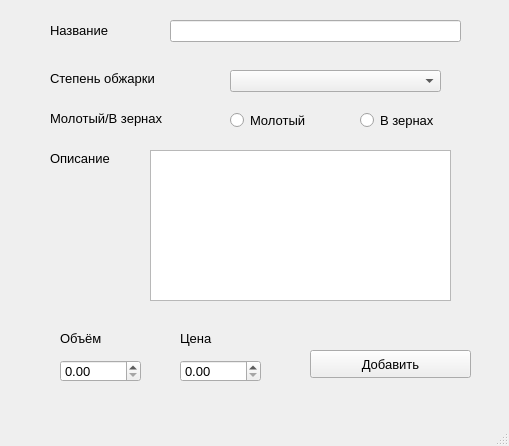
<?xml version="1.0" encoding="UTF-8"?>
<ui version="4.0">
 <class>MainWindow</class>
 <widget class="QMainWindow" name="MainWindow">
  <property name="geometry">
   <rect>
    <x>0</x>
    <y>0</y>
    <width>509</width>
    <height>446</height>
   </rect>
  </property>
  <property name="windowTitle">
   <string>MainWindow</string>
  </property>
  <widget class="QWidget" name="centralwidget">
   <widget class="QLabel" name="label">
    <property name="geometry">
     <rect>
      <x>50</x>
      <y>20</y>
      <width>91</width>
      <height>21</height>
     </rect>
    </property>
    <property name="font">
     <font>
      <pointsize>10</pointsize>
     </font>
    </property>
    <property name="text">
     <string>Название</string>
    </property>
   </widget>
   <widget class="QLineEdit" name="editsort">
    <property name="geometry">
     <rect>
      <x>170</x>
      <y>20</y>
      <width>291</width>
      <height>22</height>
     </rect>
    </property>
   </widget>
   <widget class="QLabel" name="label_4">
    <property name="geometry">
     <rect>
      <x>50</x>
      <y>110</y>
      <width>192</width>
      <height>16</height>
     </rect>
    </property>
    <property name="font">
     <font>
      <pointsize>10</pointsize>
     </font>
    </property>
    <property name="text">
     <string>Молотый/В зернах</string>
    </property>
   </widget>
   <widget class="QLabel" name="label_3">
    <property name="geometry">
     <rect>
      <x>50</x>
      <y>70</y>
      <width>150</width>
      <height>16</height>
     </rect>
    </property>
    <property name="font">
     <font>
      <pointsize>10</pointsize>
     </font>
    </property>
    <property name="text">
     <string>Степень обжарки</string>
    </property>
   </widget>
   <widget class="QComboBox" name="combo">
    <property name="geometry">
     <rect>
      <x>230</x>
      <y>70</y>
      <width>211</width>
      <height>22</height>
     </rect>
    </property>
   </widget>
   <widget class="QRadioButton" name="rad1">
    <property name="geometry">
     <rect>
      <x>230</x>
      <y>110</y>
      <width>101</width>
      <height>20</height>
     </rect>
    </property>
    <property name="font">
     <font>
      <pointsize>10</pointsize>
     </font>
    </property>
    <property name="text">
     <string>Молотый</string>
    </property>
   </widget>
   <widget class="QRadioButton" name="rad2">
    <property name="geometry">
     <rect>
      <x>360</x>
      <y>110</y>
      <width>131</width>
      <height>20</height>
     </rect>
    </property>
    <property name="font">
     <font>
      <pointsize>10</pointsize>
     </font>
    </property>
    <property name="text">
     <string>В зернах</string>
    </property>
   </widget>
   <widget class="QLabel" name="label_5">
    <property name="geometry">
     <rect>
      <x>50</x>
      <y>150</y>
      <width>81</width>
      <height>16</height>
     </rect>
    </property>
    <property name="font">
     <font>
      <pointsize>10</pointsize>
     </font>
    </property>
    <property name="text">
     <string>Описание</string>
    </property>
   </widget>
   <widget class="QPlainTextEdit" name="plainTextEdit">
    <property name="geometry">
     <rect>
      <x>150</x>
      <y>150</y>
      <width>301</width>
      <height>151</height>
     </rect>
    </property>
   </widget>
   <widget class="QLabel" name="label_6">
    <property name="geometry">
     <rect>
      <x>60</x>
      <y>330</y>
      <width>81</width>
      <height>16</height>
     </rect>
    </property>
    <property name="font">
     <font>
      <pointsize>10</pointsize>
     </font>
    </property>
    <property name="text">
     <string>Объём</string>
    </property>
   </widget>
   <widget class="QLabel" name="label_7">
    <property name="geometry">
     <rect>
      <x>180</x>
      <y>330</y>
      <width>81</width>
      <height>16</height>
     </rect>
    </property>
    <property name="font">
     <font>
      <pointsize>10</pointsize>
     </font>
    </property>
    <property name="text">
     <string>Цена</string>
    </property>
   </widget>
   <widget class="QDoubleSpinBox" name="volume">
    <property name="geometry">
     <rect>
      <x>60</x>
      <y>360</y>
      <width>81</width>
      <height>22</height>
     </rect>
    </property>
    <property name="font">
     <font>
      <pointsize>10</pointsize>
     </font>
    </property>
   </widget>
   <widget class="QDoubleSpinBox" name="price">
    <property name="geometry">
     <rect>
      <x>180</x>
      <y>360</y>
      <width>81</width>
      <height>22</height>
     </rect>
    </property>
    <property name="font">
     <font>
      <pointsize>10</pointsize>
     </font>
    </property>
   </widget>
   <widget class="QPushButton" name="pushButton">
    <property name="geometry">
     <rect>
      <x>310</x>
      <y>350</y>
      <width>161</width>
      <height>28</height>
     </rect>
    </property>
    <property name="font">
     <font>
      <pointsize>10</pointsize>
     </font>
    </property>
    <property name="text">
     <string>Добавить</string>
    </property>
   </widget>
  </widget>
  <widget class="QMenuBar" name="menubar">
   <property name="geometry">
    <rect>
     <x>0</x>
     <y>0</y>
     <width>509</width>
     <height>26</height>
    </rect>
   </property>
  </widget>
  <widget class="QStatusBar" name="statusbar"/>
 </widget>
 <resources/>
 <connections/>
</ui>
